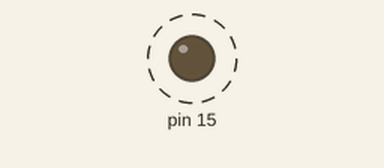
Bench run of a sketch on a simulated Arduino Uno, built with avr-gcc and run on an emulated ATmega328P. Parts: output pins drawn as LEDs (lit = HIGH). Dashed ring = blinking.

Above: at 0.5 s.
Timing chart, 0 to 4.6 s (numbered marks = the images above):
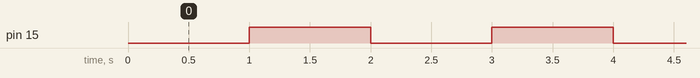

Measured:
- by itself, pin 15: alternates HIGH for 1.0 s and LOW for 1.0 s

The sketch:

main.ino
```cpp
void setup()
{
  pinMode(15, OUTPUT);
  digitalWrite(15, 0);
}

void loop()
{
  delay(1000);
  digitalWrite(15, 1);
  delay(1000);
  digitalWrite(15, 0);
}
```
